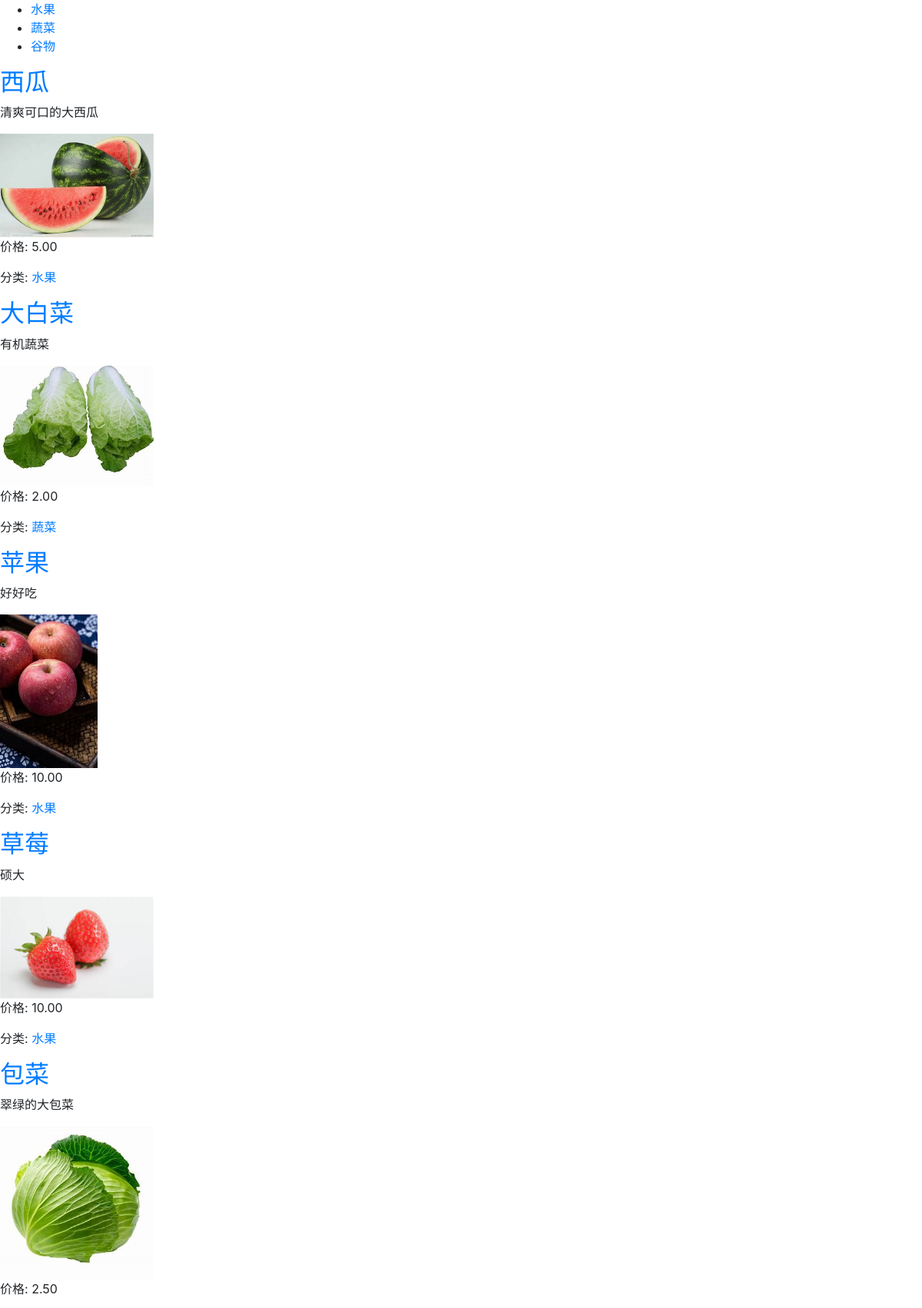
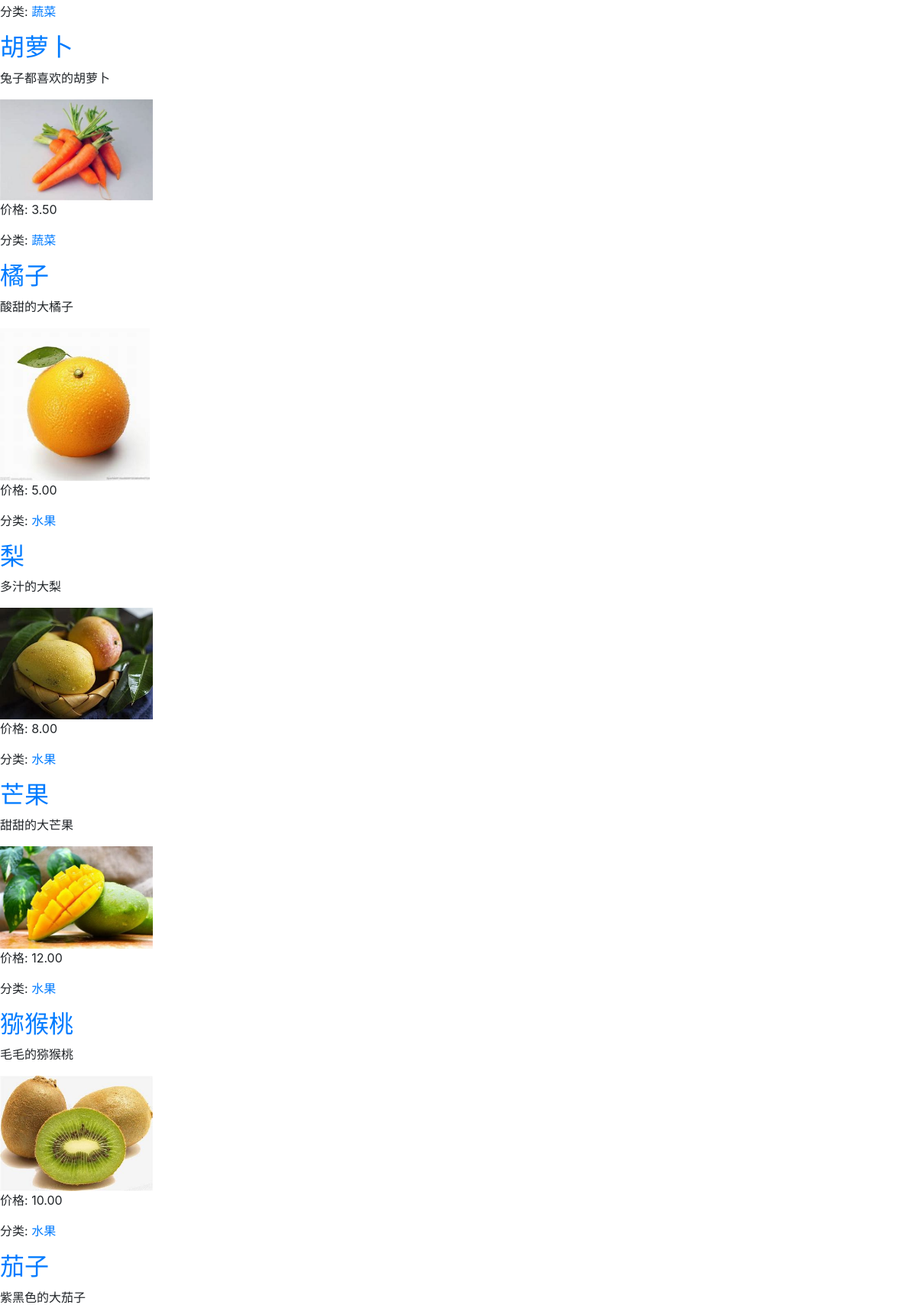
Screenshot of /products/ (upper part) with the database file from the repository (2 pictures, top to bottom).
### myapp/models.py (models this page shows, shortened)
class Category(models.Model):
    name = models.CharField(max_length=100, unique=True)
    description = models.TextField(blank=True)
    class Meta:
        verbose_name_plural = 'Categories'

class AgriculturalProduct(models.Model):
    name = models.CharField(max_length=200)
    description = models.TextField()
    image = models.ImageField(upload_to='products/', blank=True, null=True)  # 使用 ImageField
    price = models.DecimalField(max_digits=5, decimal_places=2)
    category = models.ForeignKey(Category, on_delete=models.SET_NULL, blank=True, null=True)

### myapp/views.py (the view)
# urls.py: path('products/', views.ProductListView.as_view(), name='product_list'),
class ProductListView(ListView):
    model = AgriculturalProduct
    context_object_name = 'products'
    template_name = 'products/product_list.html'
    def get_context_data(self, **kwargs):
        context = super().get_context_data(**kwargs)
        context['categories'] = Category.objects.all()
        return context

### myapp/templates/products/product_list.html (shortened to what this page needs)
<!DOCTYPE html>
<html lang="zh">
<head>
    <link href="https://stackpath.bootstrapcdn.com/bootstrap/4.5.2/css/bootstrap.min.css" rel="stylesheet">
</head>
<body>
<div id="category-list">
    <ul>
    {% for category in categories %}
        <li><a href="{% url 'category_detail' pk=category.pk %}">{{ category.name }}</a></li>
    {% endfor %}
    </ul>
</div>
{% for product in products %}
    <div>
        <h2><a href="{% url 'product_detail' pk=product.pk  %}">{{ product.name }}</a></h2>
        <p>{{ product.description }}</p>
        {% if product.image %}
            <img src="{{ product.image.url }}" alt="{{ product.name }}" style="max-width: 200px; max-height: 200px;">
        {% endif %}
        <p>价格: {{ product.price }}</p>
        <p>分类: <a href="{% url 'category_detail' pk=product.category.pk %}">{{ product.category.name }}</a></p>
    </div>
{% endfor %}
</body>
</html>

### rows the page displays
Category: name "水果"
Category: name "蔬菜"
Category: name "谷物"
AgriculturalProduct: name "西瓜", description "清爽可口的大西瓜", image (picture), price "5.00", category.name "水果"
AgriculturalProduct: name "大白菜", description "有机蔬菜", image (picture), price "2.00", category.name "蔬菜"
AgriculturalProduct: name "苹果", description "好好吃", image (picture), price "10.00", category.name "水果"
AgriculturalProduct: name "草莓", description "硕大", image (picture), price "10.00", category.name "水果"
AgriculturalProduct: name "包菜", description "翠绿的大包菜", image (picture), price "2.50", category.name "蔬菜"
AgriculturalProduct: name "胡萝卜", description "兔子都喜欢的胡萝卜", image (picture), price "3.50", category.name "蔬菜"
AgriculturalProduct: name "橘子", description "酸甜的大橘子", image (picture), price "5.00", category.name "水果"
AgriculturalProduct: name "梨", description "多汁的大梨", image (picture), price "8.00", category.name "水果"
AgriculturalProduct: name "芒果", description "甜甜的大芒果", image (picture), price "12.00", category.name "水果"
AgriculturalProduct: name "猕猴桃", description "毛毛的猕猴桃", image (picture), price "10.00", category.name "水果"
AgriculturalProduct: name "茄子", description "紫黑色的大茄子"
